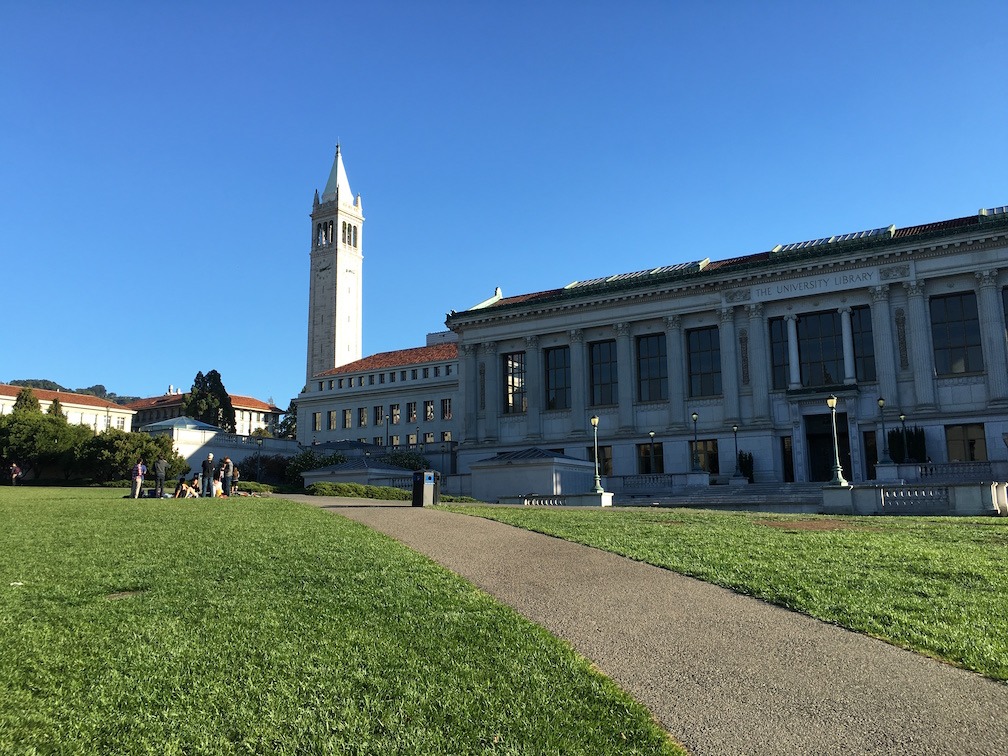
#> input picture IMG_1749.JPG, 1008 x 756 px
$ python main.py IMG_1749.JPG IMG_1750.JPG   (Python 2 division)
#> lines starting #> are read from the running program, lines starting #| are printed output that depends on the picture
from scipy.ndimage.filters import gaussian_filter1d, gaussian_filter, maximum_filter
from scipy.ndimage.interpolation import map_coordinates
from scipy.spatial.distance import cdist
import sys, math, skimage.io as io, matplotlib.pyplot as plt, numpy as np
sys.path.append('/usr/local/lib/python2.7/site-packages')
import cv, cv2

# Converts color image to gray
def rgb2gray(im):
    return 0.299 * im[...,2] + 0.587 * im[..., 1] + 0.114 * im[..., 0]

# ANMS algorithm; Suppressor of points, evenly distributes what points to pick
# [19 lines left out: function anms, not called in this run]

def distance(x1, y1, x2, y2):
    return math.sqrt((x2 - x1) ** 2 + (y2 - y1) ** 2)

# Gets descriptors of an image
def extract(img, harris, radius=8):
    # Change number here to change the scale. 4 is the optimal amount
    y, x = 4 * np.mgrid[-radius:radius+1, -radius:radius+1]
    desc = np.zeros((2 * radius + 1, 2 * radius + 1, harris.shape[0]), dtype=float)
    for i in range(harris.shape[0]):
        patch = map_coordinates(img,[harris[i,1] + y, harris[i,0] + x], prefilter=False)
        desc[..., i] = (patch - patch.mean()) / patch.std()
    return desc

# Gets matches of two descriptors
def matching(d1, d2):
    h, w, n = d1.shape[0:3]
    ds = cdist((d1.reshape((w**2, n))).T, (d2.reshape((w**2, n))).T)
    bt = np.argsort(ds, 1)[:, 0]
    ratio = ds[np.r_[0:n], bt] / ds[np.r_[0:n], np.argsort(ds, 1)[:, 1]].mean()
    return np.hstack([np.argwhere(ratio < 0.5), bt[np.argwhere(ratio < 0.5)]]).astype(int)

# RANSAC algorithm to get best matching pair
def ransac(data, tolerance=0.5, max1=100, confidence=0.95):
    count, bm, bc, bi = 0, None, 0, None
    while count < max1:
        tempd, temps = np.matrix(np.copy(data)), np.copy(data)
        np.random.shuffle(temps) # Gets a random set of points based on RANSAC
        temps = np.matrix(temps)[0:4]
        homography = getHomography(temps[:,0:2], temps[:,2:])
        error = np.sqrt((np.array(np.array(homogeneous((homography * homogeneous(tempd[:,0:2].transpose())))[0:2,:]) - tempd[:,2:].transpose()) ** 2).sum(0))
        if (error < tolerance).sum() > bc:
            bm, bc, bi = homography, (error < tolerance).sum(), np.argwhere(error < tolerance)
            p = float(bc) / data.shape[0]
            max1 = math.log(1-confidence)/math.log(1-(p**4))
        count += 1
    return bm, bi

# Converts 3 x N set of points to homogenous coordinates
def homogeneous(fir):
    if fir.shape[0] == 3:
        out = np.zeros_like(fir)
        for i in range(3):
            out[i, :] = fir[i, :] / fir[2, :]
    elif fir.shape[0] == 2: out = np.vstack((fir, np.ones((1, fir.shape[1]), dtype=fir.dtype)))
    return out

# Harris edge detection
def harris(im, count=512, edge=16):
    xdir = gaussian_filter1d(gaussian_filter1d(im.astype(np.float32), 1.0, 0, 0), 1.0, 1, 1)
    ydir = gaussian_filter1d(gaussian_filter1d(im.astype(np.float32), 1.0, 1, 0), 1.0, 0, 1)
    h = (gaussian_filter(xdir ** 2, 1.5, 0) * gaussian_filter(ydir ** 2, 1.5, 0) - gaussian_filter(xdir * ydir, 1.5, 0)**2) / (gaussian_filter(xdir**2, 1.5, 0) + gaussian_filter(ydir**2, 1.5, 0) + 1e-8)
    h[:edge, :], h[-edge:, :], h[:, :edge], h[:, -edge:] = 0, 0, 0, 0
    h = h * (h == maximum_filter(h, (8, 8)))
    dirs = np.argsort(h.flatten())[::-1][:count]
    return np.vstack((dirs % im.shape[0:2][1], dirs / im.shape[0:2][1], h.flatten()[dirs])).transpose()

# Gets the homography on an image. Based on 4 point coordinate system.
def getHomography(p1, p2):
    A = np.matrix(np.zeros((p1.shape[0]*2, 8), dtype=float), dtype=float)
    # Filling out A based on equation online
    for i in range(0, A.shape[0]):
        if i % 2 == 0:
            A[i,0], A[i,1], A[i,2], A[i,6], A[i,7] = p1[i/2,0], p1[i/2,1], 1, -p2[i/2,0] * p1[i/2,0], -p2[i/2,0] * p1[i/2,1]
        else:
            A[i,3], A[i,4], A[i,5], A[i,6], A[i,7] = p1[i/2,0], p1[i/2,1], 1, -p2[i/2,1] * p1[i/2,0], -p2[i/2,1] * p1[i/2,1]

    # Creating b based on equation
    b = p2.flatten().reshape(p2.flatten().shape[1], 1).astype(float)

    # Calculating homography A * x = b
    x = np.linalg.solve(A,b) if p1.shape[0] == 4 else np.linalg.lstsq(A,b)[0]
    return np.vstack((x, np.matrix(1))).reshape((3,3))

# Gets the corners of an image
# [39 lines left out: functions corners, transformImage, nparr, displayPoints, not called in this run]

# Main Code
# Getting homography of image files. Supports two for now.
print "Creating the panorama!"
hh, images, midh, wl = [np.matrix(np.identity(3))], [sys.argv[1], sys.argv[2]], [], []
for i in range(len(images) - 1):
    image1b, image2b = rgb2gray(io.imread(images[i])), rgb2gray(io.imread(images[i+1]))
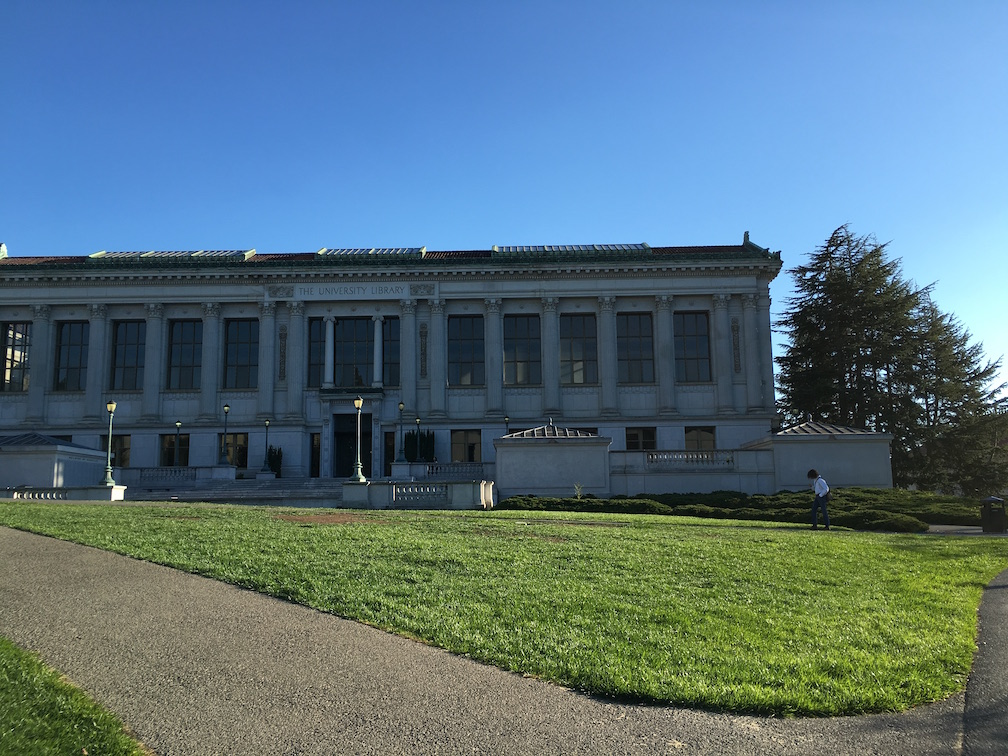
#> input picture IMG_1750.JPG, 1008 x 756 px
#> in rgb2gray (call 2), `return 0.299 * im[...,2] + 0.587 * im[..., 1] + 0.114 * im[..., 0]`:
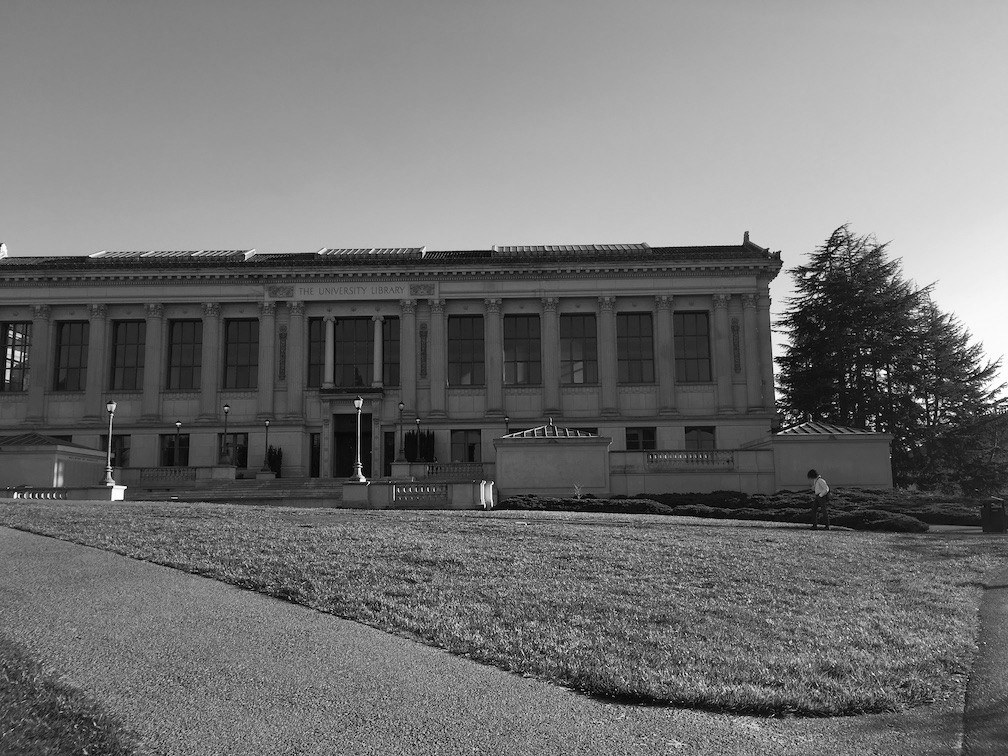
#> returned value: shape (756, 1008) float64; min 0, max 255, mean 114
    points1, points2 = harris(image1b, count=500), harris(image2b, count=500)
#> in harris, `h[:edge, :], h[-edge:, :], h[:, :edge], h[:, -edge:] = 0, 0, 0, 0`:
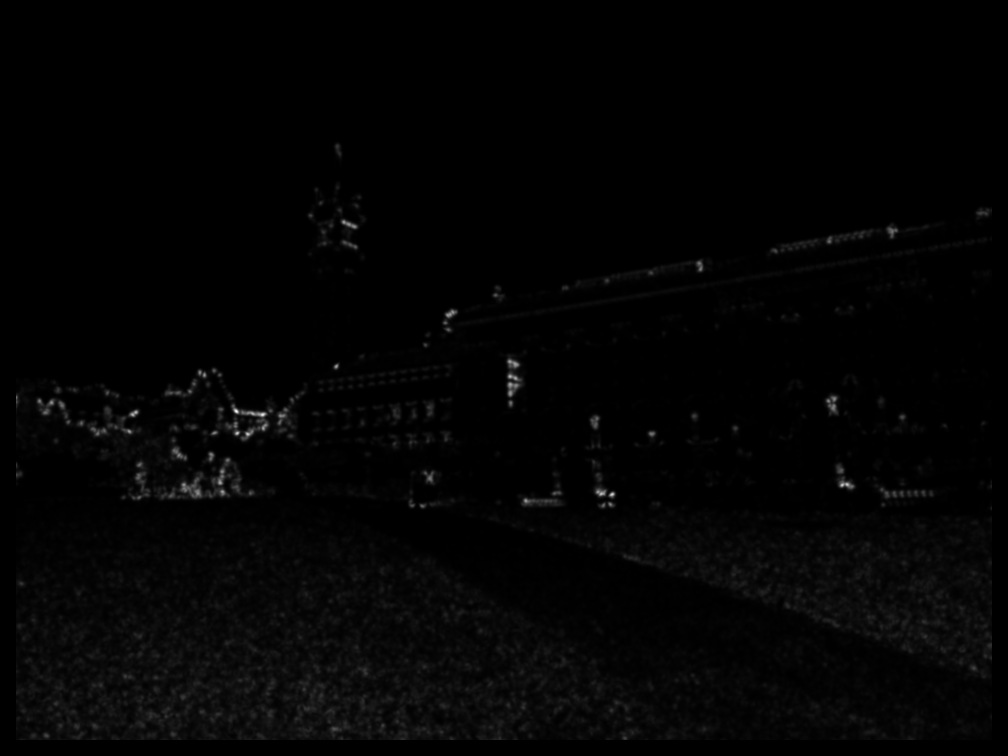
#> h: shape (756, 1008) float32; min 0, max 744.8, mean 11; drawn with min black and max white
#> in harris, `dirs = np.argsort(h.flatten())[::-1][:count]`: dirs = 500 values, max 745823 at index 425, min 147505 at index 152, mean 565708.3
#> call 2 of harris, with count = 500, edge = 16
#> in harris (call 2), `ydir = gaussian_filter1d(gaussian_filter1d(im.astype(np.float32), 1.0,..`:
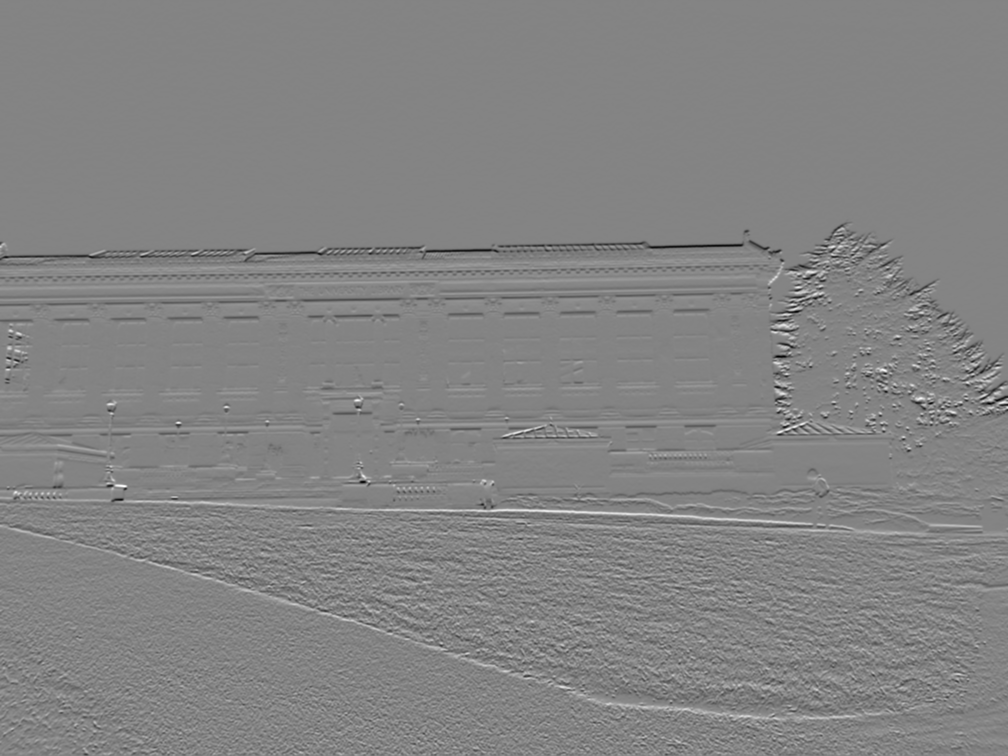
#> ydir: shape (756, 1008) float32; min -77.27, max 72.28, mean -0.1; drawn with min black and max white
#> in harris (call 2), `h[:edge, :], h[-edge:, :], h[:, :edge], h[:, -edge:] = 0, 0, 0, 0`:
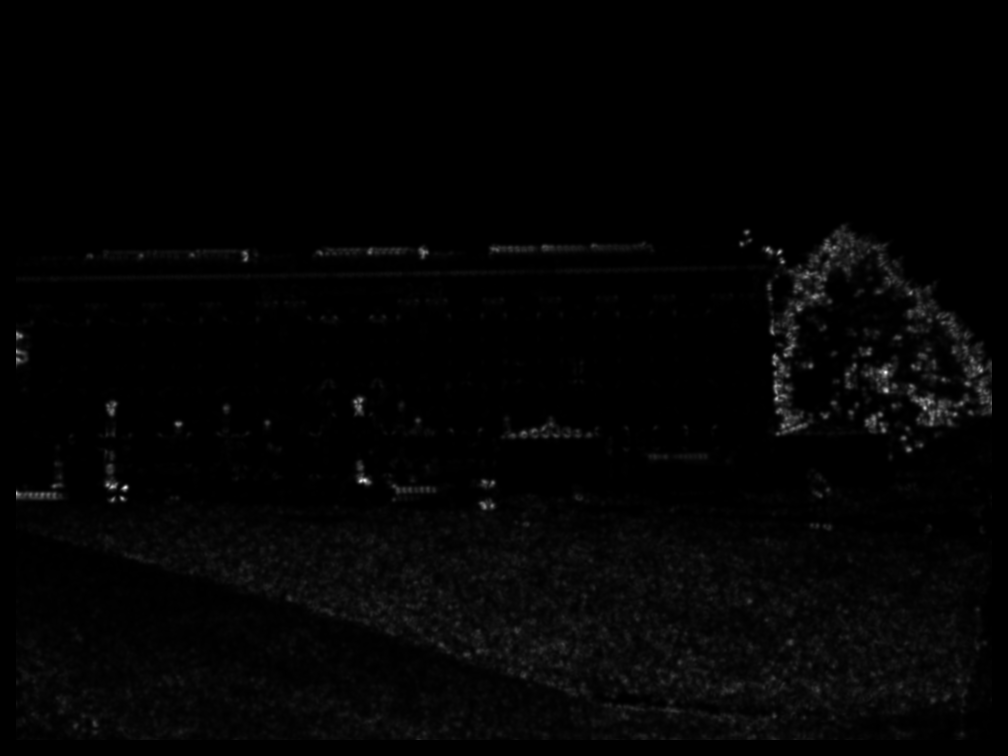
#> h: shape (756, 1008) float32; min 0, max 633.5, mean 10; drawn with min black and max white
#> in harris (call 2), `dirs = np.argsort(h.flatten())[::-1][:count]`: dirs = 500 values, max 745686 at index 339, min 229659 at index 259, mean 491920.7
#> points1 = 500 rows, first 8: [236, 411, 744.8], [262, 414, 678.5], [612, 494, 618.4], [237, 433, 595], [842, 484, 569.9], [847, 484, 567.9], [247, 434, 566.6], [601, 493, 549.9]; points2 = 500 rows, first 8: [885, 372, 633.5], [125, 487, 594.7], [364, 480, 573.9], [886, 390, 488.2], [112, 486, 460.8], [16, 493, 456.8], [776, 398, 446], [924, 407, 443.1]
    # displayPoints(io.imread(images[i]), points1)
    # modified = anms(points1, top=150)
    # displayPoints(io.imread(images[i]), modified)
    matches = matching(extract(image1b, points1), extract(image2b, points2))
#> in matching, `h, w, n = d1.shape[0:3]`: h = 17; n = 500
#> in matching, `ds = cdist((d1.reshape((w**2, n))).T, (d2.reshape((w**2, n))).T)`:
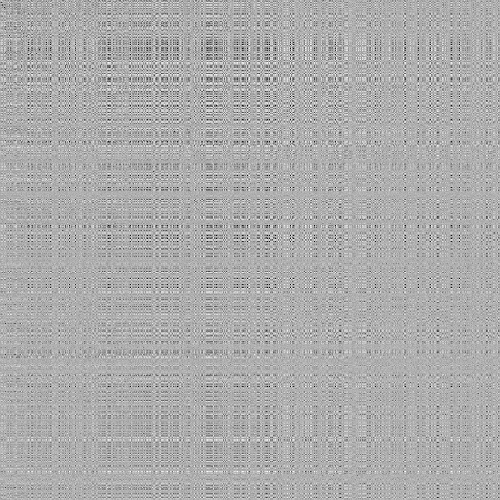
#> ds: shape (500, 500) float64; min 5.38, max 32.4, mean 23.7; drawn with min black and max white
#> in matching, `bt = np.argsort(ds, 1)[:, 0]`: bt = 500 values, max 499 at index 367, min 1 at index 2, mean 242.3
#> in matching, `ratio = ds[np.r_[0:n], bt] / ds[np.r_[0:n], np.argsort(ds, 1)[:, 1]].m..`: ratio = 500 values, max 1.26 at index 456, min 0.302 at index 386, mean 0.954
#> matches = 24 rows, first 8: [7, 4], [35, 9], [42, 46], [44, 237], [48, 290], [49, 39], [54, 69], [96, 69]
    h = ransac(np.matrix(np.hstack((points1[matches[:,0],0:2], points2[matches[:,1],0:2]))),0.5)
#> the loop in ransac, `while count < max1:` made 3 passes
#> (bc, bi, p, max1) on pass 1: (4, [10, 11, 14, 22], 0.167, 3881)
#> after the loop in ransac, `while count < max1:`: bc = 4; count = 2; max1 = 3881; p = 0.167
#> (the run stopped early here; a loop or call above may not have finished)
